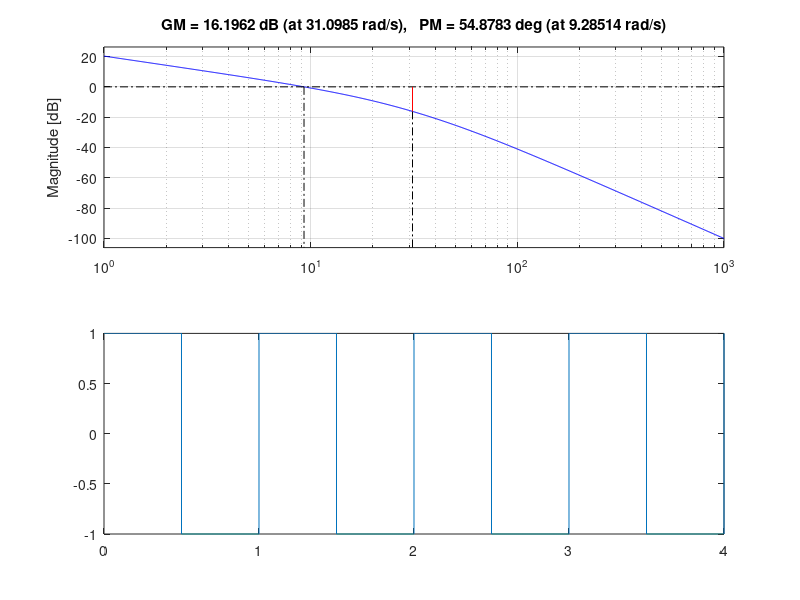

Here is the MATLAB script that generated this plot:
close all;
clear all;
clc;
format short;

s=tf('s');

z1=100000;
z2=10000;
z3=100000;
z4=220000;
z5=100000;
z6=470000;
z7=1000000;
c1=0.1*10^(-6);
c2=0.1*10^(-6);
c3=0.1*10^(-6);

%Para pegar o valor de y/r
r=1;

v1=-r*z2/z1;
v2=-v1*z4/(z3*z4*c1*s+z3);
v3=-v2*z6/(z5*z6*c2*s+z5);
y=-v3/(z7*c3*s)

margin (y)

t = 0:.0001:4;
r = square(2*pi*t);
plot(t,r)
